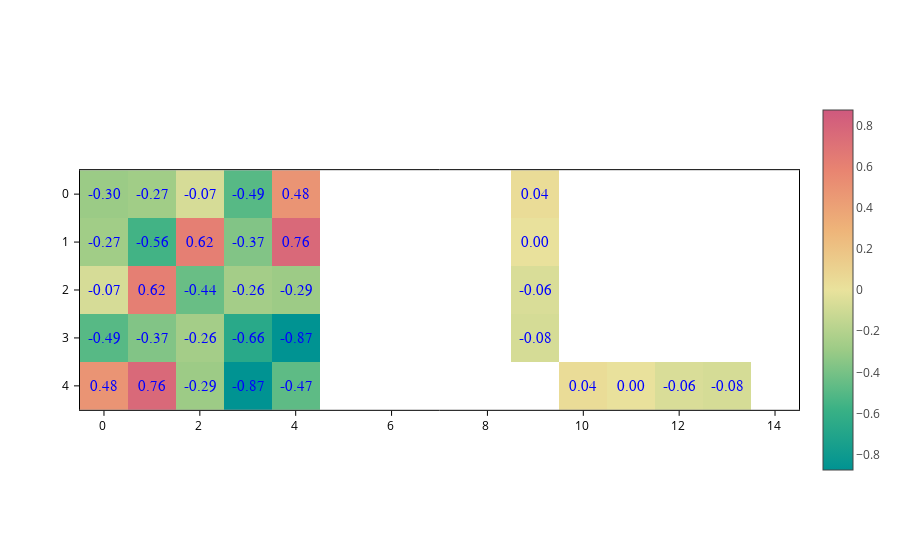

The notebook cell saved with this chart:
### Markdown cell above
You can tweak the style of text with the `textfont` input, which is a dictionary with three (optional) keys:

- `color`: Text color.
- `family`: Font family for the text. Note that different backends might support different fonts.
- `size`: The size of the font.

The default value will be used for any key that you don't include in the dictionary.

### Code cell
plot.update_inputs(textfont={"color": "blue", "family": "times", "size": 15})

### Figure 1 — Plotly figure (JSON) as saved in the notebook; plotly's stock layout.template omitted (floating-point values rounded to 4 significant figures)
{"data": [{"coloraxis": "coloraxis", "meta": {}, "opacity": 1, "text": [["-0.30", "-0.27", "-0.07", "-0.49", "0.48", "", "", "", "", "0.04", "", "", "", "", ""], ["-0.27", "-0.56", "0.62", "-0.37", "0.76", "", "", "", "", "0.00", "", "", "", "", ""], ["-0.07", "0.62", "-0.44", "-0.26", "-0.29", "", "", "", "", "-0.06", "", "", "", "", ""], ["-0.49", "-0.37", "-0.26", "-0.66", "-0.87", "", "", "", "", "-0.08", "", "", "", "", ""], ["0.48", "0.76", "-0.29", "-0.87", "-0.47", "", "", "", "", "", "0.04", "0.00", "-0.06", "-0.08", ""]], "textfont": {"color": "blue", "family": "times", "size": 15}, "texttemplate": "%{text}", "type": "heatmap", "z": [[-0.2951, -0.2725, -0.07175, -0.4943, 0.4849, NaN, NaN, NaN, NaN, 0.03932, NaN, NaN, NaN, NaN, NaN], [-0.2725, -0.5563, 0.6192, -0.3688, 0.7636, NaN, NaN, NaN, NaN, 0.003369, NaN, NaN, NaN, NaN, NaN], [-0.07175, 0.6192, -0.4405, -0.2607, -0.2865, NaN, NaN, NaN, NaN, -0.05946, NaN, NaN, NaN, NaN, NaN], [-0.4943, -0.3688, -0.2607, -0.6635, -0.8746, NaN, NaN, NaN, NaN, -0.0767, NaN, NaN, NaN, NaN, NaN], [0.4849, 0.7636, -0.2865, -0.8746, -0.4729, NaN, NaN, NaN, NaN, NaN, 0.03932, 0.003369, -0.05946, -0.0767, NaN]], "zsmooth": false}], "layout": {"coloraxis": {"cmid": 0, "colorscale": [[0.0, "rgb(0, 147, 146)"], [0.1667, "rgb(57, 177, 133)"], [0.3333, "rgb(156, 203, 134)"], [0.5, "rgb(233, 226, 156)"], [0.6667, "rgb(238, 180, 121)"], [0.8333, "rgb(232, 132, 113)"], [1.0, "rgb(207, 89, 126)"]], "showscale": true}, "scene": {"aspectmode": "data", "xaxis": {"range": [-0.5, 14.5]}, "yaxis": {"range": [4.5, -0.5]}}, "xaxis": {"constrain": "domain", "range": [-0.5, 14.5], "scaleanchor": "y", "scaleratio": 1}, "yaxis": {"constrain": "domain", "range": [4.5, -0.5]}}}
